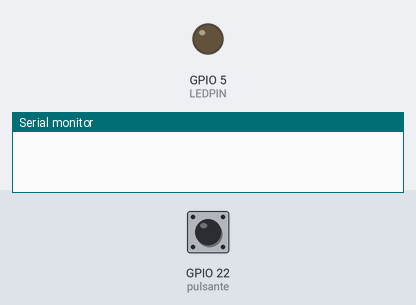
Bench run of a program on a simulated ESP32. Shown: output pins drawn as LEDs (lit = HIGH), the last lines printed to the serial monitor. Inputs (shaded band) come from the test bench; at power-on: GPIO 22 (pulsante) LOW.

Above: at 1.2 s.
1.3 s: GPIO 22 (pulsante) pulled HIGH for 0.15 s
2.9 s: GPIO 22 (pulsante) pulled HIGH for 1 s
At 3.5 s:
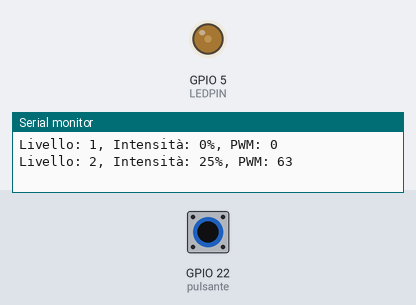
5.4 s: GPIO 22 (pulsante) pulled HIGH for 0.15 s
At 6.5 s:
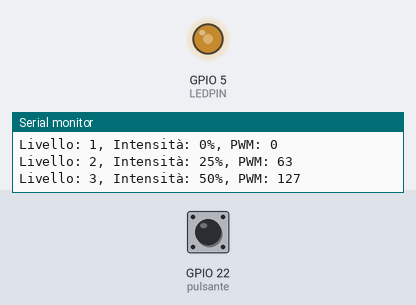
7.0 s: GPIO 22 (pulsante) pulled HIGH for 3.2 s
At 7.9 s:
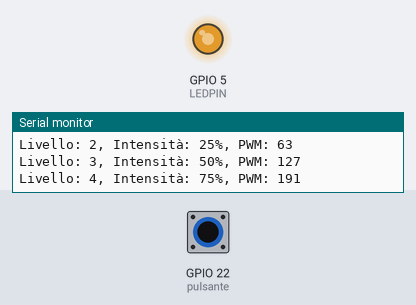
11.7 s: GPIO 22 (pulsante) pulled HIGH for 0.15 s
At 12.4 s:
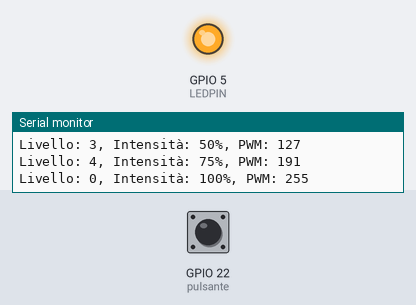
Timing chart, 0 to 14.3 s (numbered marks = the images above; inputs shaded):
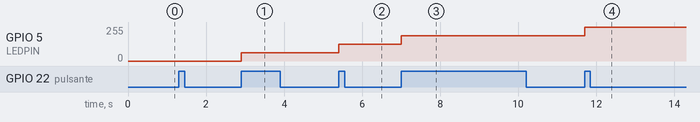

The program:

main.cpp
```cpp
#include <Arduino.h>
/*
 * Controllo intensità LED con pulsante
 *
 * Descrizione:
 * Questo programma controlla l'intensità di un LED tramite un pulsante.
 * Ad ogni pressione del pulsante, cambia il livello di intensità del LED
 * in 5 step diversi (0%, 25%, 50%, 75%, 100%).
 *
 * Collegamenti:
 * - LED sul pin 5
 * - Pulsante sul pin 22 (con pull-down interno)
 *
 * Autore: Alessio Ferrari
 * Data: 2025-11-20
 */

// Definizione dei pin e parametri
#define LEDPIN 5          // Pin a cui è collegato il LED
#define FREQ 1000         // Frequenza PWM in Hz
#define pulsante 22       // Pin a cui è collegato il pulsante
#define resolution 8      // Risoluzione PWM (8 bit = 0-255)

// Variabili globali
int livello = 25;         // Incremento percentuale per ogni livello (25%)
int intensita = 0;        // Livello di intensità corrente (0-4)

bool statoVecchio = LOW;  // Stato precedente del pulsante per rilevamento fronte

void setup() {
  // Inizializzazione comunicazione seriale
  Serial.begin(9600);

  // Configurazione pin pulsante con resistore di pull-down interno
  pinMode(pulsante, INPUT_PULLDOWN);

  // Configurazione PWM per il LED
  ledcAttach(LEDPIN, FREQ, resolution);
}

void loop() {
  // Lettura stato attuale del pulsante
  bool statoAttuale = digitalRead(pulsante);

  // Rilevamento fronte di salita (pulsante appena premuto)
  if (statoAttuale == HIGH && statoVecchio == LOW) {

    // Calcolo intensità attuale in percentuale
    int attuale = intensita * livello;

    // Calcolo valore PWM massimo in base alla risoluzione
    int maxPWM = (1 << resolution) - 1;        // 2^8 - 1 = 255 per 8 bit

    // Conversione percentuale in valore PWM
    int valorePwm = attuale * maxPWM / 100;    // 25 * 255 / 100 = 63

    // Scrittura valore PWM sul LED
    ledcWrite(LEDPIN, valorePwm);

    // Incremento livello di intensità
    intensita++;

    // Reset del contatore dopo il livello massimo (4 = 100%)
    if (intensita > 4) intensita = 0;

    // Debug: stampa valori su seriale
    Serial.print("Livello: ");
    Serial.print(intensita);
    Serial.print(", Intensità: ");
    Serial.print(attuale);
    Serial.print("%, PWM: ");
    Serial.println(valorePwm);
  }

  // Aggiornamento stato precedente del pulsante
  statoVecchio = statoAttuale;

  // Piccolo delay per stabilità (opzionale)
  delay(10);
}
```

Measured:
- after the input at 2.9 s, GPIO 5 (LEDPIN): 0/255 → 63/255 at once
- after the input at 5.4 s, GPIO 5 (LEDPIN): 63/255 → 127/255 at once
- after the input at 7.0 s, GPIO 5 (LEDPIN): 127/255 → 190/255 at once
- after the input at 11.7 s, GPIO 5 (LEDPIN): 190/255 → 255/255 at once
